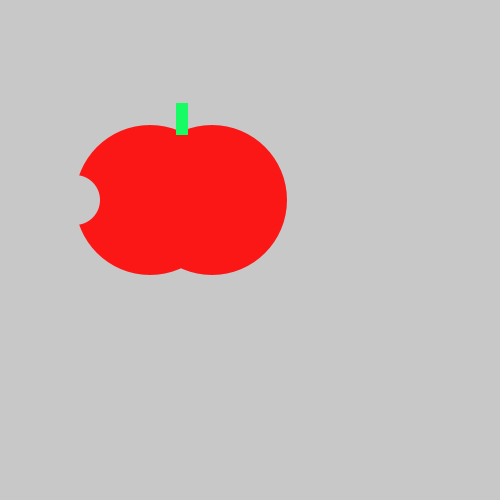
Frame 1 (no input)
Frame 60 (the mouse pressed at the canvas centre just before this capture): identical to frame 1, image omitted
Frame 120 (the mouse held since frame 60 and released just before this capture): identical to frame 1, image omitted

The Processing sketch that drew this single still picture (run headless with seeded random() and noise(); from frame 60 on, the mouse is pressed at the canvas centre):

// Processing sketch: tasty_tomato
// ── tasty_tomato.pde
void setup() {
    size(500, 500);
}
void draw() {
    background(200, 200, 200);
    noStroke();
    fill(#FC1717);
    ellipse(150, 200, 150, 150);
    ellipse(212, 200, 150, 150);
    fill(#17FC65);
    rect(176, 103, 12, 32);
    fill(200,200,200);
    ellipse(75,200,50,50);
}
